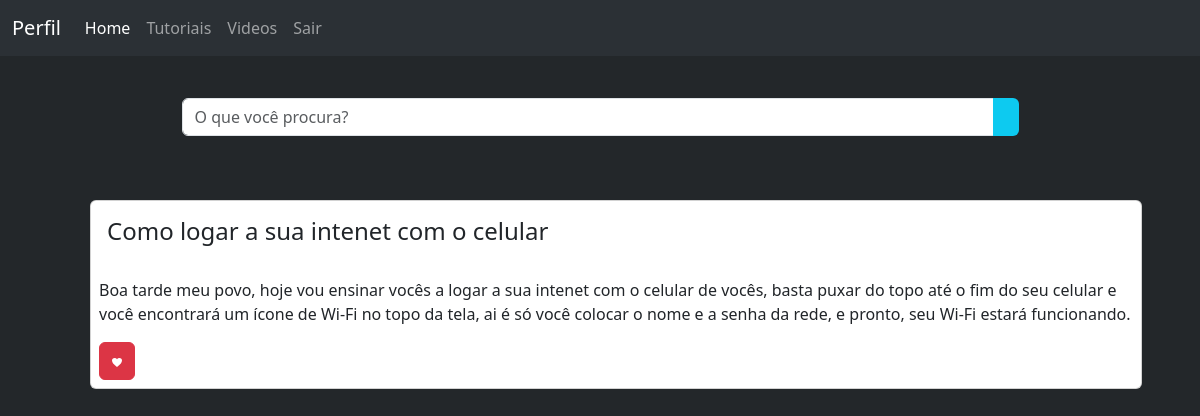
/views/tutoriais.php?busca=Como logar a sua intenet com o celular (signed in), run on the app's committed database.
### tables this page shows
CREATE TABLE `tutorial` (
  `idtutorial` int(11) NOT NULL,
  `titulo` varchar(100) NOT NULL,
  `texto` varchar(300) NOT NULL
);

### models/Conexao.class.php (called while the page is built)
<?php
	class Conexao
	{
		public function __construct(protected $db = null)
		{
			$parametros = "mysql:host=localhost;dbname=teste;charset=utf8mb4";
			$this->db = new PDO($parametros, "root", "");
		}
	}
?>

### models/tutorial.class.php (called while the page is built, shortened)
<?php
    class Tutorial extends Conexao
    {
        public function Buscar_tutorial($pesquisa)
        {
            $sql = ("SELECT * FROM tutorial WHERE titulo LIKE '%". $pesquisa ."%' ");
            $stm = $this->db->prepare($sql);
            $stm->execute();
			$this->db = null;
            return $stm->fetchAll(PDO::FETCH_OBJ);
        }
    }
?>

### views/tutoriais.php (the view, shortened to what this page needs)
<?php
require_once "../models/Conexao.class.php";
require_once "../models/tutorial.class.php";
    if(isset($_GET['busca']))
    {
        $pesquisa = ($_GET["busca"]);
        $tutorial = new Tutorial();
        $retorno = $tutorial->Buscar_tutorial($pesquisa);
    }
    else
    {
        $tutorial = new Tutorial();
        $retorno = $tutorial->buscar_todos_tutoriais();
    }
?>
<!DOCTYPE html>
<html lang="pt-BR">
<head>
    <link href="https://cdn.jsdelivr.net/npm/bootstrap@5.3.2/dist/css/bootstrap.min.css" rel="stylesheet">
</head>
<body style="color: white; background: #23272A;">
    <?php
        require_once "menu.php";
    ?>
        <section class='container' style='margin-top:50px'>
            <div class="d-flex justify-content-center mt-6">
                <form class="w-75 m-5"  method="get">
                    <div class="input-group">
                        <input type="text" name="busca" class="form-control" placeholder="O que você procura?">
                        <button class="btn bg-info"><img src="../IMG/busca.png" alt=""></button>
                    </div>
                </form>
            </div>
                <ul>
                    <?php
                        if(is_array($retorno) && count($retorno) > 0){
                            foreach($retorno as $dado )
                            {
                                echo "
                                <li class='card m-3'>
                                    <div class='card-body'>
                                        <h4 class='card-title'>{$dado->titulo}</h4>
                                    </div>
                                    <p class='m-2'>
                                        {$dado->texto}
                                    </p>
                                    <div class='m-2'>
                                        <form  method='POST'>";
                                        if(!isset($_SESSION["idusuario"]))
                                        {
                                            echo "<button type='submit' hidden name='salvar' class = 'btn btn-danger'><img src='../IMG/heart.svg' ></button>";
                                        }
                                        else{
                                            echo "<input type='hidden' name='idtutorial' value='{$dado->idtutorial}' >
                                            <button type='submit' name='salvar' class = 'btn btn-danger'><img src='../IMG/heart.svg' ></button>";
                                        }
                                echo"</div>
                                </li>
                                ";
                            }
                        }
                        else
                        {
                            echo" <p> Não encontramos nada </p>";
                        }
                    ?>
            </ul>
        </section>
</body>
</html>

### data on the page
tutorial: titulo "Como logar a sua intenet com o celular", texto "Boa tarde meu povo, hoje vou ensinar vocês a logar a sua intenet com o celular de vocês, basta puxar do topo até o fim do seu celular e você encontrará um ícone de Wi-Fi no topo da tela, ai é só você colocar o nome e a senha da rede, e pronto, seu Wi-Fi estará funcionando."
